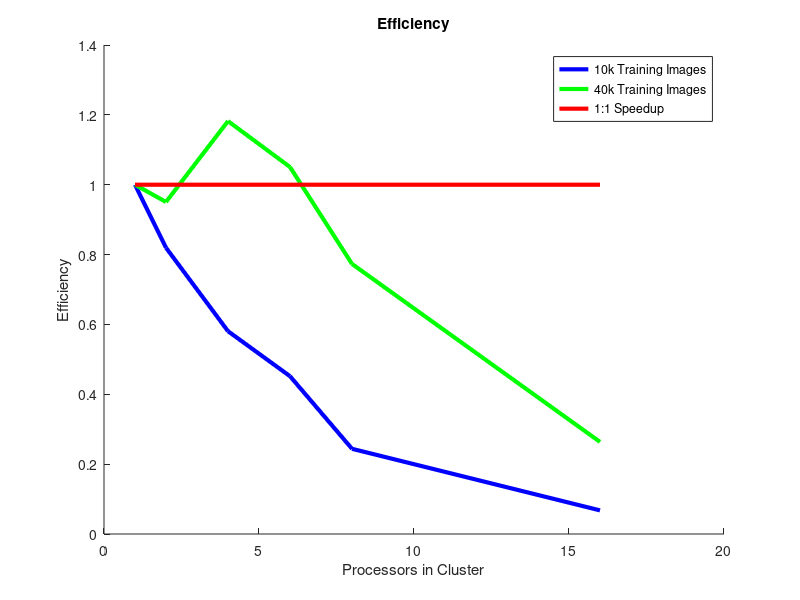
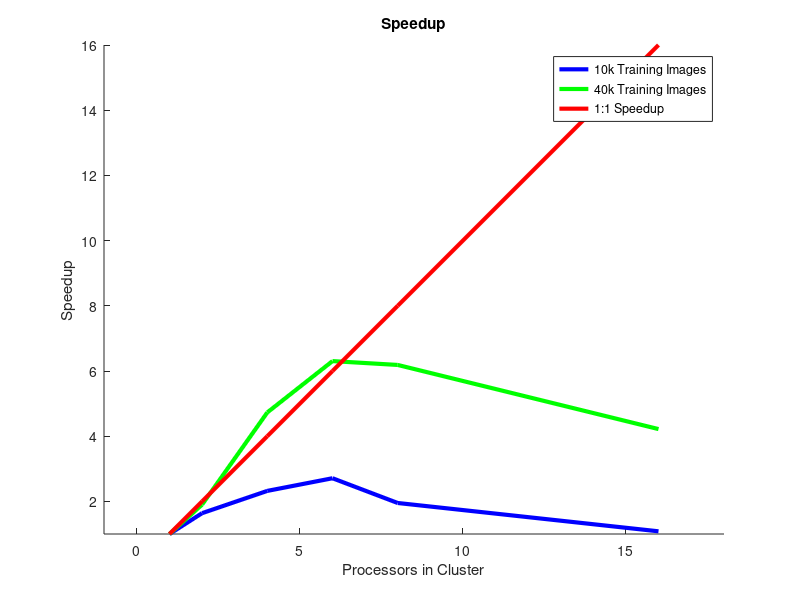

Reproduce these figures in MATLAB, in order.
processors = [1 2 4 6 8 16];k10_runtimes = [38.11 23.25 16.41 14.06 19.53 35.21];k40_runtimes = [208.52 109.68 44.10 33.08 33.71 49.43];k160_runtimes = [  180.78];k10_speedup = (repmat(k10_runtimes(1), 1, 6) ./ k10_runtimes);k10_efficiency = k10_speedup ./ processors;k40_speedup = (repmat(k40_runtimes(1), 1, 6) ./ k40_runtimes);k40_efficiency = k40_speedup ./ processors;f = figure;hold on;title('Efficiency');xlabel('Processors in Cluster');ylabel('Efficiency');plot(processors, k10_efficiency, 'Color', 'blue', 'LineWidth', 3);plot(processors, k40_efficiency, 'Color', 'green', 'LineWidth', 3);plot(processors, repmat([1], 1, 6), 'Color', 'red', 'LineWidth', 3);legend('10k Training Images', '40k Training Images', '1:1 Speedup');saveas(f, 'efficiency.png');g = figure;hold on;axis equal;title('Speedup');xlabel('Processors in Cluster');ylabel('Speedup');plot(processors, k10_speedup, 'Color', 'blue', 'LineWidth', 3);plot(processors, k40_speedup, 'Color', 'green', 'LineWidth', 3);plot(processors, processors, 'Color', 'red', 'LineWidth', 3);legend('10k Training Images', '40k Training Images', '1:1 Speedup');saveas(g, 'speedup.png');